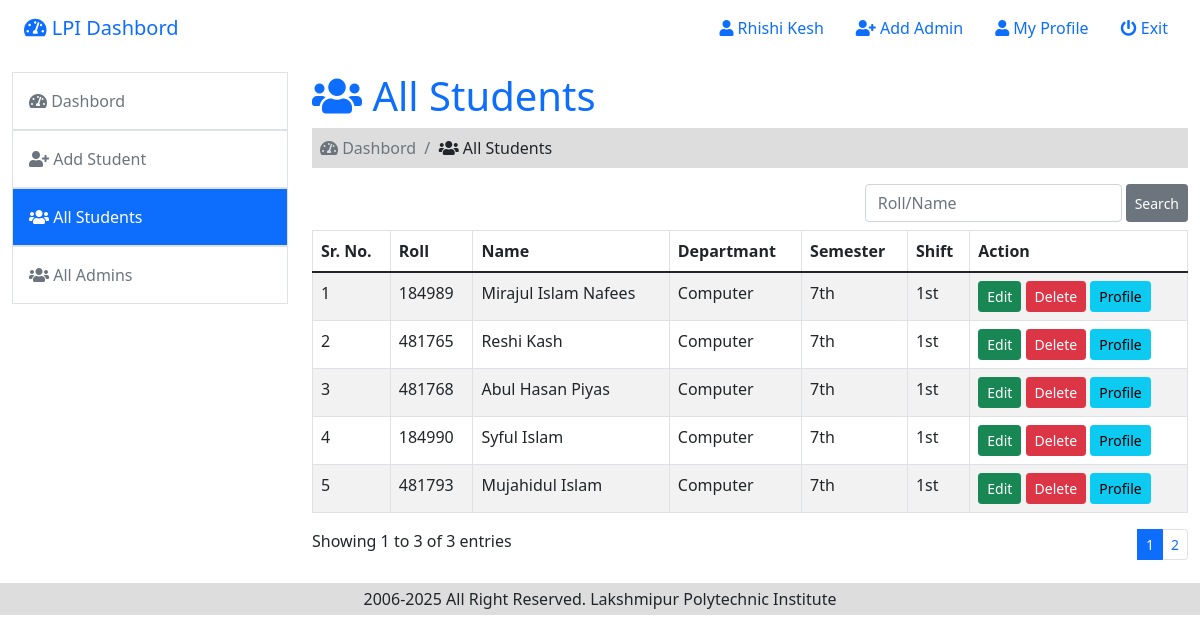
Screenshot of /admin/all_students.php (signed in) with the database file from the repository.
### tables this page shows
CREATE TABLE IF NOT EXISTS `users` (
  `id` int NOT NULL AUTO_INCREMENT,
  `name` varchar(100) DEFAULT NULL,
  `email` varchar(100) DEFAULT NULL,
  `password` varchar(200) DEFAULT NULL,
  `c_password` varchar(200) DEFAULT NULL,
  `photo` varchar(100) DEFAULT NULL,
  `date` timestamp NOT NULL DEFAULT CURRENT_TIMESTAMP,
  PRIMARY KEY (`id`),
  UNIQUE KEY `email` (`email`)
);

CREATE TABLE IF NOT EXISTS `students` (
  `id` int NOT NULL AUTO_INCREMENT,
  `name` varchar(255) DEFAULT NULL,
  `roll` varchar(255) DEFAULT NULL,
  `department` varchar(255) DEFAULT NULL,
  `semester` varchar(255) DEFAULT NULL,
  `shift` varchar(255) DEFAULT NULL,
  `father_name` varchar(255) DEFAULT NULL,
  `mother_name` varchar(255) DEFAULT NULL,
  `address` varchar(255) DEFAULT NULL,
  `number` varchar(255) DEFAULT NULL,
  `file` varchar(255) DEFAULT NULL,
  `time` timestamp NOT NULL DEFAULT CURRENT_TIMESTAMP ON UPDATE CURRENT_TIMESTAMP,
  PRIMARY KEY (`id`)
);

### admin/all_students.php (the view, shortened to what this page needs)
<?php
  include('header.php');
  if(!isset($_GET['page'])){
    $page = 1;
  }else{
    $page = $_GET['page'];
  }
  $limit = 5;
  $offset = ($page-1)*$limit;
?>
    <section class="mt-3">
        <div class="container-fluid">
            <div class="row">
                <div class="col-lg-3">
                    <ul class="nav flex-column">
                        <li class="nav-item">
                            <a href="index.php" class="nav-link text-secondary p-3 border">
                                <i class="fas fa-tachometer-alt"></i>
                                Dashbord
                            </a>
                        </li>
                        <li class="nav-item">
                            <a href="add_student.php" class="nav-link text-secondary p-3 border">
                                <i class="fas fa-user-plus"></i>
                                Add Student
                            </a>
                        </li>
                        <li class="nav-item active">
                            <a href="all_students.php" class="nav-link text-secondary p-3 border">
                                <i class="fas fa-users"></i>
                                All Students
                            </a>
                        </li>
                        <li class="nav-item">
                            <a href="all_users.php" class="nav-link text-secondary p-3 border">
                                <i class="fas fa-users"></i>
                                All Admins
                            </a>
                        </li>
                    </ul>
                </div>
                <div class="col-lg-9 mt-2 mt-lg-0">
                  <h1 class="text-primary">
                    <i class="fas fa-users"></i>
                    All Students
                  </h1>
                  <p class="p-2 bg-muted text-muted">
                    <i class="fas fa-tachometer-alt"></i>
                    Dashbord &nbsp;/&nbsp;
                    <span class="text-dark">
                      <i class="fas fa-users"></i>
                      All Students
                    </span>
                  </p>
                  <div class="d-flex justify-content-end">
                    <form class="d-flex" action="student_search.php" method="GET">
                        <input class="form-control me-1 input-sm" type="text" name="student_search" required maxlength="70" placeholder="Roll/Name" autocomplete="off">
                        <button class="btn btn-secondary btn-sm" type="submit">Search</button>
                    </form>
                  </div>
                  <table class="table table-striped table-bordered table-hover mt-2">
                    <thead>
                      <tr>
                        <th>Sr. No.</th>
                        <th>Roll</th>
                        <th>Name</th>
                        <th>Departmant</th>
                        <th>Semester</th>
                        <th>Shift</th>
                        <th>Action</th>
                      </tr>
                    </thead>
                    <tbody>
                      <?php
                        $sql = "SELECT * FROM `students` ORDER BY time DESC limit $offset,$limit";
                        $query = mysqli_query($con, $sql);
                        $rows = mysqli_num_rows($query);
                        if($rows){
                          foreach($query as $row){
                      ?>
                      <tr>
                        <td><?= ++$offset ?></td>
                        <td><?= $row['roll'] ?></td>
                        <td><?= ucwords($row['name']) ?></td>
                        <td><?= $row['department'] ?></td>
                        <td><?= $row['semester'] ?></td>
                        <td><?= $row['shift'] ?></td>
                        <td>
                          <a href="edit_students.php?id=<?= $row['id'] ?>" class="btn btn-success btn-sm">Edit</a>
                          <form method="POST" action="" class="d-inline" onsubmit="return confirm('Are your sure you want to delete?')">
                            <input type="submit" name="delete" value="Delete" class="btn btn-danger btn-sm">
                          </form>
                          <a href="student_profile.php?id=<?= $row['id'] ?>" class="btn btn-info btn-sm">Profile</a>
                        </td>
                      </tr>
                      <?php }
                        } ?>
                    </tbody>
                  </table>
                  <div class="d-flex justify-content-between">
                    <p>Showing 1 to 3 of 3 entries</p>
                    <div>
                    <?php
                        $pagination = "SELECT * FROM `students`";
                        $run_query = mysqli_query($con, $pagination);
                        $total_student = mysqli_num_rows($run_query);
                        $pages = ceil($total_student/$limit);
                        if($total_student > $limit){
                      ?>
                      <ul class="pagination pagination-sm">
                        <?php for ($i=1; $i<=$pages; $i++){ ?>
                        <li class="page-item <?= ($i==$page) ? $active = "active" : ""; ?>">
                          <a class="page-link" href="all_students.php?page=<?= $i ?>">
                            <?php echo $i ?>
                          </a>
                        </li>
                        <?php } ?>
                      </ul>
                      <?php } ?>
                    </div>
                  </div>
                </div>
            </div>
        </div>
    </section>
    <footer>
      <p class="text-center bg-muted mb-0 py-1" style="margin-top: 7px;">2006-<?= date('Y')?> All Right Reserved. Lakshmipur Polytechnic Institute</p>
    </footer>
<?php
  include('footer.php');
?>

### admin/header.php (shortened to what this page needs)
<?php
    include('../config.php');
    if(isset($_SESSION['user_data'])){
        $user = $_SESSION['user_data'];
    }else{
        header('location: ../index.php');
    }
?>
<?php
  $sql = "SELECT * FROM `users`";
  $query = mysqli_query($con, $sql);
?>
<!DOCTYPE html>
<html lang="en">
<head>
    <link rel="stylesheet" href="../css/all.min.css">
    <link rel="stylesheet" href="../css/bootstrap.min.css">
    <link rel="stylesheet" href="../css/fontawesome.css">
    <link rel="stylesheet" href="../css/style.css">
</head>
<body class="">
    <div class="container-fluid">
        <nav class="navbar navbar-expand-lg navbar-light">
            <div class="container-fluid">
              <a class="navbar-brand text-primary" href="index.php"><i class="fas fa-tachometer-alt"></i> LPI Dashbord</a>
              <div class="collapse navbar-collapse" id="navbarColor01">
                <ul class="navbar-nav ms-auto">
                  <li class="nav-item ms-3">
                    <a class="nav-link text-primary disabled" href="#"><i class="fas fa-user"></i> <?= ucwords($user['0']) ?></a>
                  </li>
                  <li class="nav-item ms-3">
                    <a class="nav-link text-primary" href="register.php"><i class="fas fa-user-plus"></i> Add Admin</a>
                  </li>
                  <li class="nav-item ms-3">
                    <a class="nav-link text-primary" href="user_profile.php?id=<?= $user['1'] ?>"><i class="fas fa-user"></i> My Profile</a>
                  </li>
                  <li class="nav-item ms-3">
                    <a class="nav-link text-primary" href="exit.php"><i class="fas fa-power-off"></i> Exit</a>
                  </li>
                </ul>
              </div>
            </div>
        </nav>
    </div>

### css/style.css (style rules this page uses)
* { text-decoration: none !important; }
.active { background: #0D6EFD; }
.active a { color: #fff !important; }
.bg-muted { background-color: #ddd; }

### rows the page displays
users: name "Rhishi Kesh"
students: roll "184989", name "Mirajul Islam Nafees", department "Computer", semester "7th", shift "1st"
students: roll "481765", name "Reshi Kash", department "Computer", semester "7th", shift "1st"
students: roll "481768", name "Abul Hasan Piyas", department "Computer", semester "7th", shift "1st"
students: roll "184990", name "Syful Islam", department "Computer", semester "7th", shift "1st"
students: roll "481793", name "Mujahidul Islam", department "Computer", semester "7th", shift "1st"
